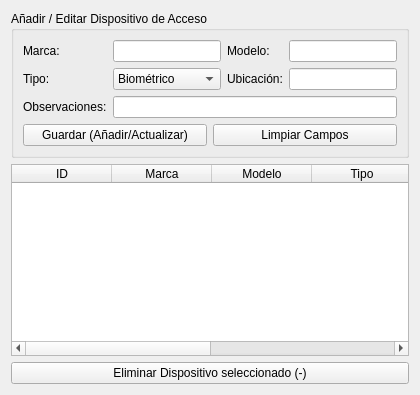
      <widget class="QWidget" name="tab_accesos">
       <attribute name="title">
        <string>Control de Acceso</string>
       </attribute>
       <layout class="QVBoxLayout" name="verticalLayout_9">
        <item>
         <widget class="QGroupBox" name="groupBox_10">
          <property name="title">
           <string>Añadir / Editar Dispositivo de Acceso</string>
          </property>
          <layout class="QGridLayout" name="gridLayout_9">
           <item row="0" column="0">
            <widget class="QLabel" name="label_54">
             <property name="text">
              <string>Marca:</string>
             </property>
            </widget>
           </item>
           <item row="0" column="1">
            <widget class="QLineEdit" name="input_acceso_marca"/>
           </item>
           <item row="0" column="2">
            <widget class="QLabel" name="label_55">
             <property name="text">
              <string>Modelo:</string>
             </property>
            </widget>
           </item>
           <item row="0" column="3">
            <widget class="QLineEdit" name="input_acceso_modelo"/>
           </item>
           <item row="1" column="0">
            <widget class="QLabel" name="label_56">
             <property name="text">
              <string>Tipo:</string>
             </property>
            </widget>
           </item>
           <item row="1" column="1">
            <widget class="QComboBox" name="combo_acceso_tipo">
             <item>
              <property name="text">
               <string>Biométrico</string>
              </property>
             </item>
             <item>
              <property name="text">
               <string>Tarjeta RFID</string>
              </property>
             </item>
             <item>
              <property name="text">
               <string>Contraseña</string>
              </property>
             </item>
             <item>
              <property name="text">
               <string>Mixto</string>
              </property>
             </item>
            </widget>
           </item>
           <item row="1" column="2">
            <widget class="QLabel" name="label_57">
             <property name="text">
              <string>Ubicación:</string>
             </property>
            </widget>
           </item>
           <item row="1" column="3">
            <widget class="QLineEdit" name="input_acceso_ubicacion"/>
           </item>
           <item row="2" column="0">
            <widget class="QLabel" name="label_58">
             <property name="text">
              <string>Observaciones:</string>
             </property>
            </widget>
           </item>
           <item row="2" column="1" colspan="3">
            <widget class="QLineEdit" name="input_acceso_obs"/>
           </item>
           <item row="3" column="0" colspan="4">
            <layout class="QHBoxLayout" name="horizontalLayout_15">
             <item>
              <widget class="QPushButton" name="btn_save_acceso">
               <property name="text">
                <string>Guardar (Añadir/Actualizar)</string>
               </property>
              </widget>
             </item>
             <item>
              <widget class="QPushButton" name="btn_clear_acceso">
               <property name="text">
                <string>Limpiar Campos</string>
               </property>
              </widget>
             </item>
            </layout>
           </item>
          </layout>
         </widget>
        </item>
        <item>
         <widget class="QTableWidget" name="table_accesos">
          <property name="selectionBehavior">
           <enum>QAbstractItemView::SelectRows</enum>
          </property>
          <attribute name="horizontalHeaderStretchLastSection">
           <bool>true</bool>
          </attribute>
          <column>
           <property name="text">
            <string>ID</string>
           </property>
          </column>
          <column>
           <property name="text">
            <string>Marca</string>
           </property>
          </column>
          <column>
           <property name="text">
            <string>Modelo</string>
           </property>
          </column>
          <column>
           <property name="text">
            <string>Tipo</string>
           </property>
          </column>
          <column>
           <property name="text">
            <string>Ubicación</string>
           </property>
          </column>
          <column>
           <property name="text">
            <string>Obs.</string>
           </property>
          </column>
         </widget>
        </item>
        <item>
         <widget class="QPushButton" name="btn_del_acceso">
          <property name="text">
           <string>Eliminar Dispositivo seleccionado (-)</string>
          </property>
         </widget>
        </item>
       </layout>
      </widget>
